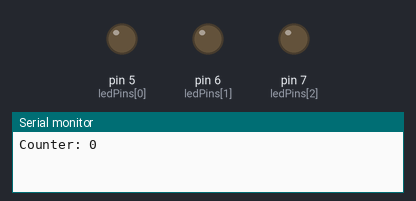
This sketch was run on a simulated Arduino Uno, built with avr-gcc and run on an emulated ATmega328P. Shown: output pins drawn as LEDs (lit = HIGH), the last lines printed to the serial monitor.

Above: at 0.5 s.
At 2.5 s:
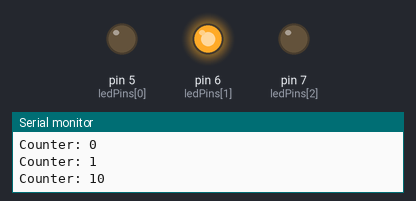
At 3.5 s:
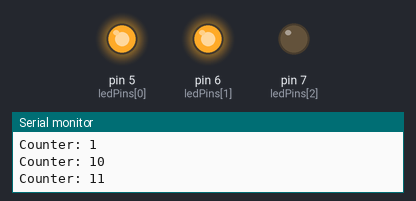
At 4.5 s:
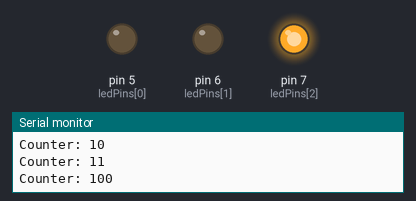
At 6.5 s:
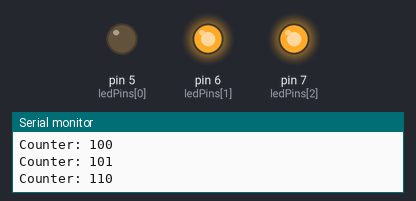
At 9.5 s:
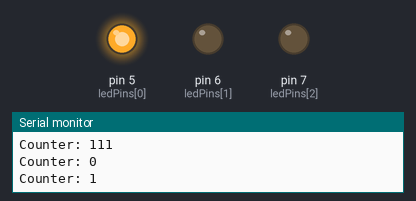
Timing chart, 0 to 10.4 s (numbered marks = the images above):
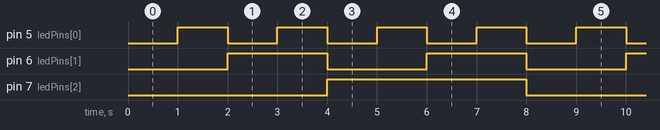

The sketch:

Exercise2.ino
```cpp
/* Define pin numbers for LEDs
const int greenPin = 5;
const int yellowPin = 6;
const int redPin = 7;
*/

// Define pin numbers for the 3 LEDs
const int ledPins[] = {5, 6, 7}; // Pins 2, 3, and 4 for LEDs

int counter = 0;  // Counter variable

void setup() {
  // put your setup code here, to run once:
  Serial.begin(115200);
  /*  // Initialize LED pins as output
  pinMode(greenPin, OUTPUT);
  pinMode(yellowPin, OUTPUT);
  pinMode(redPin, OUTPUT);
  */

  // Initialize LED pins as output
  for (int i = 0; i < 3; i++) {
    pinMode(ledPins[i], OUTPUT);
  }

  //Serial.println("This is my first Arduino program!");
}

/*
// Function to handle Green light ON
void GreenLightOn() {
  digitalWrite(greenPin, HIGH);  // Turn on green light
  digitalWrite(yellowPin, LOW);  // Turn off yellow light
  digitalWrite(redPin, LOW);     // Turn off red light
  Serial.println("GO!");         // Send instruction for drivers
}

// Function to handle Yellow light ON
void YellowLightOn() {
  digitalWrite(greenPin, LOW);   // Turn off green light
  digitalWrite(yellowPin, HIGH); // Turn on yellow light
  digitalWrite(redPin, LOW);     // Turn off red light
  Serial.println("SLOW DOWN!");  // Send instruction for drivers
}

// Function to handle Red light ON
void RedLightOn() {
  digitalWrite(greenPin, LOW);   // Turn off green light
  digitalWrite(yellowPin, LOW);  // Turn off yellow light
  digitalWrite(redPin, HIGH);    // Turn on red light
  Serial.println("STOP!");       // Send instruction for drivers
}
*/

void loop() {
  // put your main code here, to run repeatedly:
  // Loop through each LED pin
  for (int i = 0; i < 3; i++) {
    // Set LED state according to the current binary counter value
    digitalWrite(ledPins[i], (counter >> i) & 1); // shifts the counter to the right by i positions, effectively isolating the bit at position i
  }

  // Print the current counter value to the serial monitor
  Serial.print("Counter: ");
  Serial.println(counter, BIN);  // Print in binary format

  delay(1000);  // Wait for 1 second

  // Increment counter and reset to 0 after reaching 7
  counter = (counter + 1) % 8;  // 8 is the modulus to reset at 8 (binary 1000)

}
```

Measured:
- by itself, pin 5 (ledPins[0]): alternates HIGH for 1.0 s and LOW for 1.0 s
- by itself, pin 6 (ledPins[1]): alternates HIGH for 2.0 s and LOW for 2.0 s
- by itself, pin 7 (ledPins[2]): alternates HIGH for 4.0 s and LOW for 4.0 s
